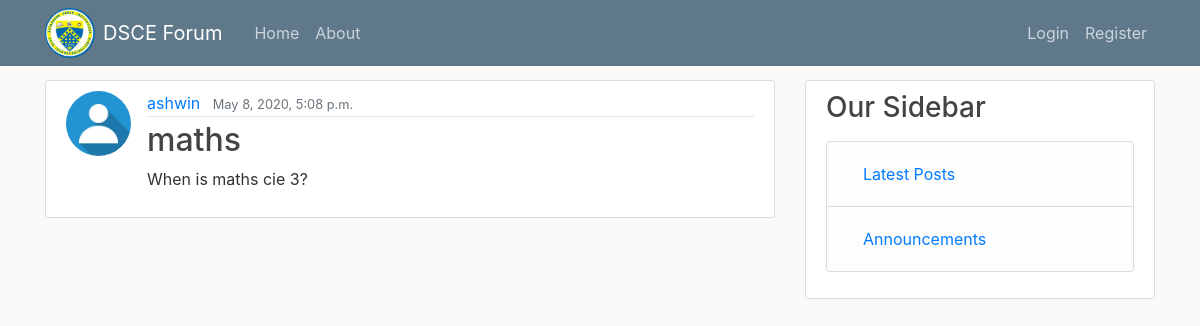
/question/1/, run on an earlier commit of the app's database.
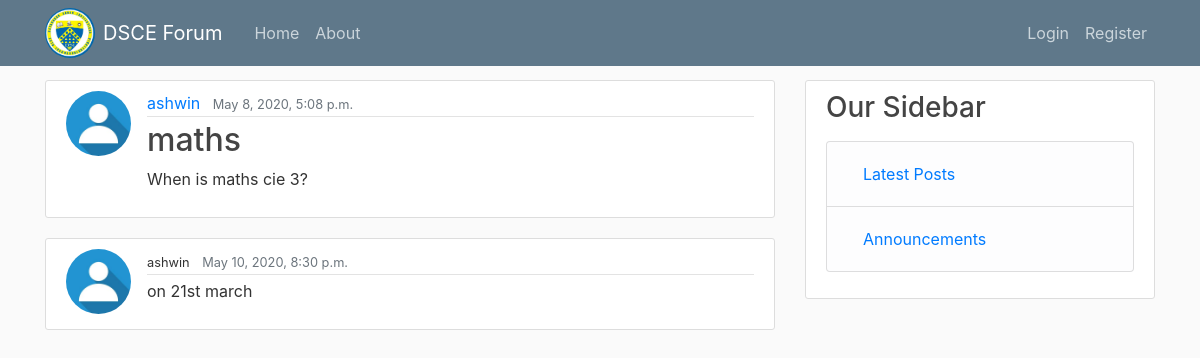
And on a later commit of the database.
### student_home/models.py (models this page shows, shortened)
class Answer(models.Model):
    poster = models.ForeignKey(User, on_delete=models.CASCADE)
    answer_text = models.TextField()
    date_posted = models.DateTimeField(default=timezone.now)
    a_question = models.OneToOneField(Question, on_delete=models.CASCADE )
    class Meta:
        permissions = [
            ("can_answer", "Can answer questions"),
        ]

### users/models.py (models this page shows, shortened)
class Profile(models.Model):
    user = models.OneToOneField(User, on_delete=models.CASCADE)
    image = models.ImageField(default='default.jpg',upload_to='profile_pics')

### student_home/views.py (the view)
# urls.py: path('question/<int:id>/', PostDetailView,name='question-detail'),
def PostDetailView(request,id):
    sc = Answer.objects.filter(a_question = id)
    if sc.count() > 0:
        context = {
        'questions':Question.objects.get(id= id),
        'answers':Answer.objects.get(a_question = id)
        }
    else:
        context = {
        'questions':Question.objects.get(id= id),
        }
    return render(request, 'student_home/question_detail.html',context)

### student_home/templates/student_home/question_detail.html (shortened to what this page needs)
{% extends "student_home/base.html" %}
{% block content %}
        <article class="media content-section">
          <img class="rounded-circle article-img" src="{{ questions.poster.profile.image.url }}">
          <div class="media-body">
            <div class="article-metadata">
              <a class="mr-2" href="{% url 'student-questions' questions.poster.username %}">{{ questions.poster}}</a>
              <small class="text-muted">{{ questions.date_posted }}</small>
            </div>
            <h2 class="article-title">{{ questions.subject }}</h2>
            <p class="article-content">{{ questions.question_text }}</p>
          </div>
        </article>
        {% if answers %}
          <article class="media content-section mt-10">
          <img class="rounded-circle article-img" src="{{ answers.poster.profile.image.url }}">
          <div class="media-body">
            <div class="article-metadata">
              <small class="mr-2" >{{ answers.poster }}</small>
              <small class="text-muted">{{ answers.date_posted }}</small>
            </div>
            <div>
            <p class="article-content">{{ answers.answer_text }}</p>
          </div>
          </article>
          {% endif %}
{% endblock content %}

What changed in the data, as far as the page shows it:
added Answer: poster.profile.image (placeholder picture), poster "ashwin", date_posted "May 10, 2020, 8:30 p.m.", answer_text "on 21st march"
